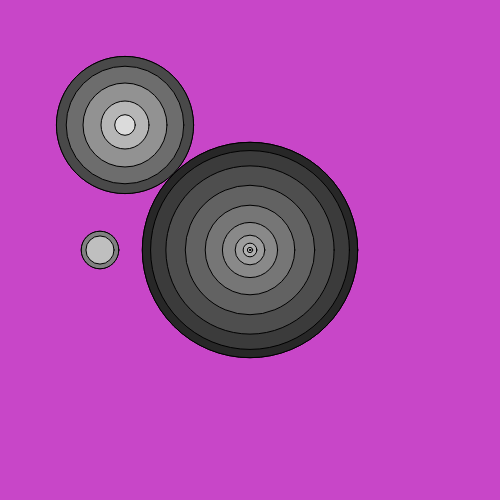
Frame 1 (no input)
Frame 60 (no input): identical to frame 1, image omitted
Frame 120 (the mouse pressed at the canvas centre since frame 60): identical to frame 1, image omitted

The p5.js sketch that drew this single still picture (run headless with seeded random() and noise() and a simulated clock; from frame 60 on, the mouse is pressed at the canvas centre):

// p5.js sketch
// ── sketch.js
var circleX;
var circleY;
var speedX;
var speedY;

function setup(){
  createCanvas(500,500);
  circleX=0;
  circleY=0;
  speedX=1.5;
  speedY=1.4;

}

function drawCircle(x,y,numOfCircles,circleSize){

  for(var i=0;i<numOfCircles;i=i+1){
    var seg=circleSize/numOfCircles;
    var iseg=i/numOfCircles;
    var inverseIndex=numOfCircles-i+1;

fill(iseg*255);
    ellipse(x,y,circleSize,circleSize);
    circleSize=inverseIndex*seg
  }
}

function draw(){
  background(200,70,200);

  drawCircle(width/2,height/2,13,200);
  drawCircle(100,height/2,4,30);
  drawCircle(width/4,height/4,7,120);
}
